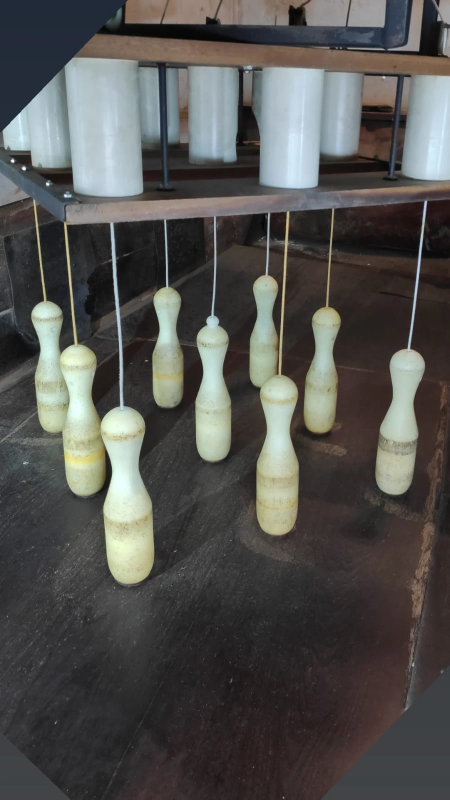
#> input picture img/bolao.jpeg, 899 x 1599 px, given in place of 8-pontos-1.jpg, which was not available (shown at 1/2 size)
$ python main.py
#> lines starting #> are read from the running program, lines starting #| are printed output that depends on the picture; pictures that were not available may be replaced by others from this repository, and a replacement may not be noted
import cv2
import numpy

redimensionamento = .2

# carregamos a imagem
# imagemBase = cv2.imread('img/bolao.jpeg', cv2.IMREAD_UNCHANGED)
imagemBase = cv2.imread('img/28-06/8-pontos-1.jpg', cv2.IMREAD_UNCHANGED)
#> imagemBase is the input picture: shape (1599, 899, 3); mean B, G, R 80, 82.6, 83.1
imagemBase = cv2.resize(imagemBase, (int(
    imagemBase.shape[1] * redimensionamento), int(imagemBase.shape[0] * redimensionamento)))
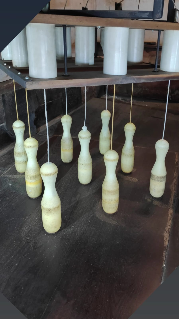
#> imagemBase: shape (319, 179, 3); mean B, G, R 80, 82.5, 83.1

# fazermos uma cópia da imagem cinza, pra diminuirmos o processamento da imagem por 3
imagemBaseCinza = cv2.cvtColor(imagemBase, cv2.COLOR_BGR2GRAY)
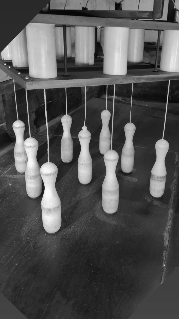
#> imagemBaseCinza: shape (319, 179); min 5, max 252, mean 82.4

# carregamos a agulha
# agulha = cv2.imread('img/needle.PNG', cv2.IMREAD_UNCHANGED)
agulha = cv2.imread('img/28-06/agulha.jpg', cv2.IMREAD_UNCHANGED)
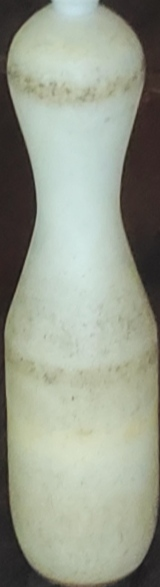
#> input picture img/28-06/agulha.jpg, 160 x 587 px
#> agulha is the input picture: shape (587, 160, 3); mean B, G, R 142.2, 157.2, 151.7
agulha = cv2.cvtColor(agulha, cv2.COLOR_BGR2GRAY)
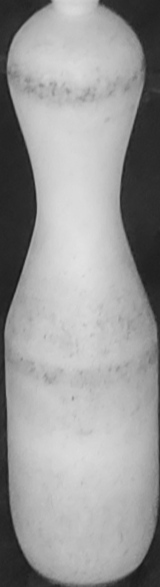
#> agulha: shape (587, 160); min 20, max 226, mean 153.9
agulha = cv2.resize(agulha, (int(
    agulha.shape[1] * redimensionamento), int(agulha.shape[0] * redimensionamento)))
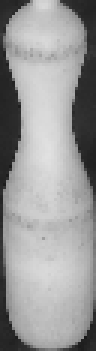
#> agulha: shape (117, 32) (shown 3 times larger); min 25, max 225, mean 153.9

# procuramos a agulha no palheiro
match = cv2.matchTemplate(imagemBaseCinza, agulha, cv2.TM_CCOEFF_NORMED)
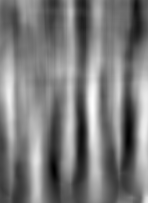
#> match: shape (203, 148) float32; min -0.54, max 0.503, mean -0.0348; drawn with min black and max white

print (match)
#> (printed output is left out)

# valor que define o quão parecido o recorte da imagem tem que ser da agulha
percentualMatch = .55

# pegamos todos os valores onde ocorre essa semelhança
yloc, xloc = numpy.where(match >= percentualMatch)
#> yloc = empty array; xloc = empty array

# criamos uma lista com todas estas posições
retangulos = []
for (x, y) in zip(xloc, yloc):
    retangulos.append([int(x), int(y), int(
        agulha.shape[1]), int(agulha.shape[0])])
    retangulos.append([int(x), int(y), int(
        agulha.shape[1]), int(agulha.shape[0])])
#> this loop made 0 passes
#> after the loop, retangulos = []

# agrupados esses retângulos, filtrando a lista
groupRetangulos = cv2.groupRectangles(retangulos, 1, 0.2)
#> groupRetangulos = ((), ())
for (x, y, wei, hei) in groupRetangulos[0]:
    cv2.rectangle(imagemBase, (x, y), (x + wei, y + hei), (255, 0, 0,), 2)

# quantidade de pinos em pé
print(len(groupRetangulos[0]))
#| 0

# mostramos a imagem final com as localizações, ilustrando os pinos de pé
cv2.imshow('Base Image', imagemBase)
cv2.waitKey()
cv2.destroyAllWindows()
